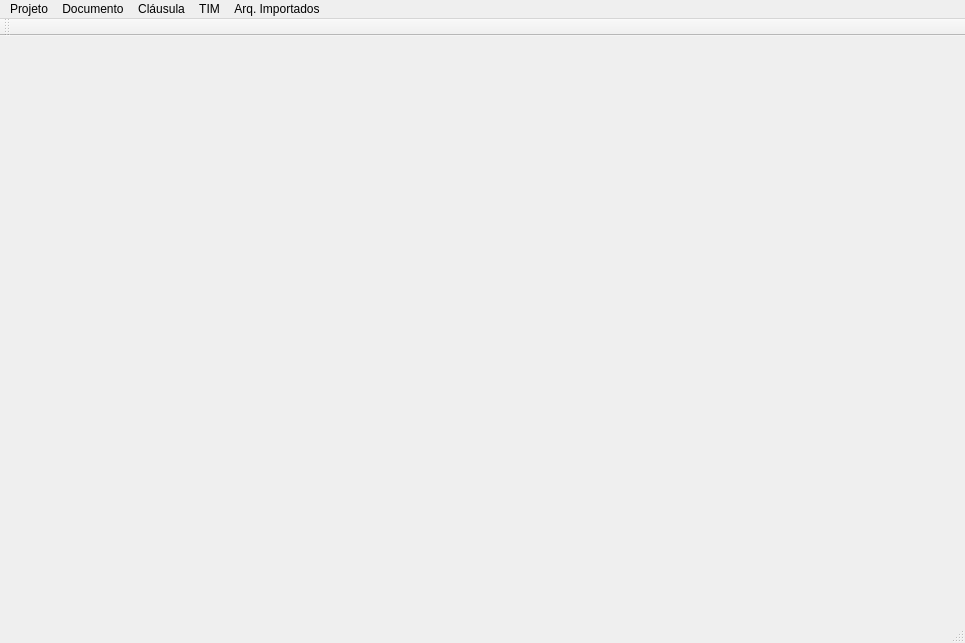
<?xml version="1.0" encoding="UTF-8"?>
<ui version="4.0">
 <class>MainWindow</class>
 <widget class="QMainWindow" name="MainWindow">
  <property name="geometry">
   <rect>
    <x>0</x>
    <y>0</y>
    <width>965</width>
    <height>643</height>
   </rect>
  </property>
  <property name="windowTitle">
   <string>MainWindow</string>
  </property>
  <widget class="QWidget" name="centralwidget"/>
  <widget class="QMenuBar" name="menubar">
   <property name="geometry">
    <rect>
     <x>0</x>
     <y>0</y>
     <width>965</width>
     <height>25</height>
    </rect>
   </property>
   <widget class="QMenu" name="menuProject">
    <property name="title">
     <string>Projeto</string>
    </property>
    <addaction name="actionNewProject"/>
    <addaction name="actionOpenProject"/>
    <addaction name="actionSaveProject"/>
    <addaction name="separator"/>
    <addaction name="actionExit"/>
   </widget>
   <widget class="QMenu" name="menuTIM">
    <property name="title">
     <string>TIM</string>
    </property>
    <addaction name="actionEditar"/>
    <addaction name="actionVer_diagrama"/>
   </widget>
   <widget class="QMenu" name="menuDocumento">
    <property name="title">
     <string>Documento</string>
    </property>
   </widget>
   <widget class="QMenu" name="menuCl_usula">
    <property name="title">
     <string>Cláusula</string>
    </property>
   </widget>
   <widget class="QMenu" name="menuImportedFiles">
    <property name="title">
     <string>Arq. Importados</string>
    </property>
    <addaction name="actionManageFiles"/>
   </widget>
   <addaction name="menuProject"/>
   <addaction name="menuDocumento"/>
   <addaction name="menuCl_usula"/>
   <addaction name="menuTIM"/>
   <addaction name="menuImportedFiles"/>
  </widget>
  <widget class="QStatusBar" name="statusbar"/>
  <widget class="QToolBar" name="toolBar">
   <property name="windowTitle">
    <string>toolBar</string>
   </property>
   <attribute name="toolBarArea">
    <enum>TopToolBarArea</enum>
   </attribute>
   <attribute name="toolBarBreak">
    <bool>false</bool>
   </attribute>
  </widget>
  <action name="actionNewProject">
   <property name="text">
    <string>Novo</string>
   </property>
   <property name="shortcut">
    <string>Ctrl+N</string>
   </property>
  </action>
  <action name="actionOpenProject">
   <property name="text">
    <string>Abrir</string>
   </property>
   <property name="shortcut">
    <string>Ctrl+O</string>
   </property>
  </action>
  <action name="actionSaveProject">
   <property name="text">
    <string>Salvar</string>
   </property>
   <property name="shortcut">
    <string>Ctrl+S</string>
   </property>
  </action>
  <action name="actionSaveProject_as">
   <property name="text">
    <string>Salvar como...</string>
   </property>
  </action>
  <action name="actionExit">
   <property name="text">
    <string>Exit</string>
   </property>
  </action>
  <action name="actionEditar">
   <property name="text">
    <string>Editar</string>
   </property>
  </action>
  <action name="actionVer_diagrama">
   <property name="text">
    <string>Ver diagrama</string>
   </property>
  </action>
  <action name="actionManageFiles">
   <property name="text">
    <string>Gerenciar arquivos</string>
   </property>
  </action>
 </widget>
 <resources/>
 <connections/>
</ui>
